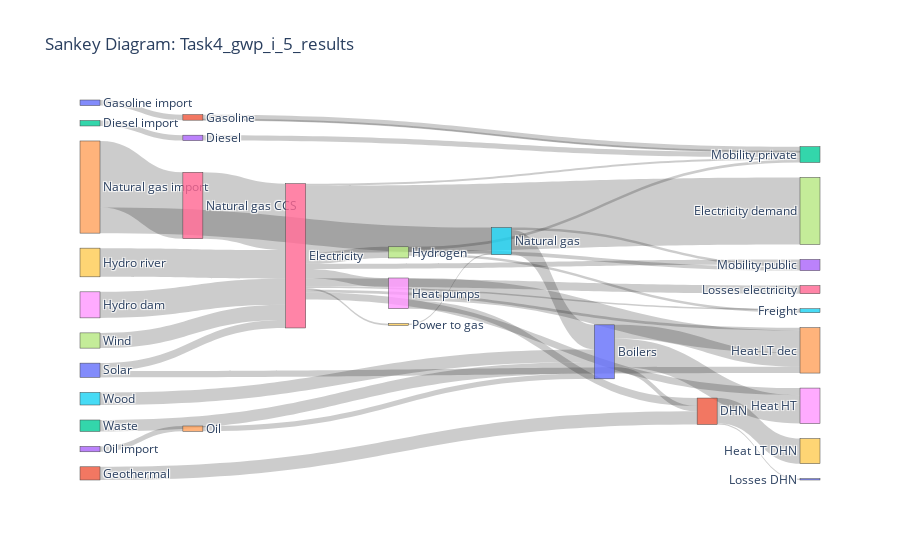

Notebook source saved alongside this figure:
### Code cell
make_sankey("Task4_gwp_i_5_results")

### Figure 1 — Plotly figure (JSON) as saved in the notebook; plotly's stock layout.template omitted (floating-point values rounded to 4 significant figures)
{"data": [{"link": {"label": ["Gasoline import → Gasoline", "Gasoline → Mobility private", "Gasoline → Mobility private", "Diesel import → Diesel", "Diesel → Mobility private", "Natural gas import → Natural gas", "Natural gas import → Natural gas CCS", "Natural gas → Mobility public", "Natural gas CCS → Electricity", "Natural gas → Boilers", "Wind → Electricity", "Hydro dam → Electricity", "Hydro river → Electricity", "Solar → Electricity", "Solar → Heat LT dec", "Geothermal → DHN", "Waste → Boilers", "Oil import → Oil", "Oil → Boilers", "Wood → Boilers", "Electricity → Mobility private", "Electricity → Mobility public", "Electricity → Freight", "Electricity → Losses electricity", "Electricity → Electricity demand", "Electricity → Heat pumps", "Electricity → Hydrogen", "Electricity → Heat LT dec", "Electricity → Heat HT", "Hydrogen → Mobility private", "Hydrogen → Mobility public", "Hydrogen → Freight", "Heat pumps → Heat LT dec", "Heat pumps → DHN", "Electricity → Power to gas", "Power to gas → Natural gas", "Boilers → Heat LT dec", "Boilers → DHN", "Boilers → Heat HT", "DHN → Heat LT DHN", "DHN → Losses DHN"], "source": [0, 1, 1, 2, 3, 4, 4, 5, 6, 5, 7, 8, 9, 10, 10, 11, 12, 13, 14, 15, 16, 16, 16, 16, 16, 16, 16, 16, 16, 17, 17, 17, 18, 18, 16, 19, 20, 20, 20, 21, 21], "target": [1, 22, 22, 3, 22, 5, 6, 23, 16, 20, 16, 16, 16, 16, 24, 21, 20, 14, 20, 20, 22, 23, 25, 26, 27, 18, 17, 24, 28, 22, 23, 25, 24, 21, 19, 5, 24, 21, 28, 29, 30], "value": [5.4, 4.46, 0.93, 5.29, 5.29, 25.1, 64.72, 2.41, 64.72, 23.97, 14.85, 25.38, 27.97, 7.73, 6.18, 12.88, 11.14, 5.22, 5.22, 12.28, 1.97, 4.9, 1.43, 7.9, 65.29, 9.23, 10.91, 2.66, 6.92, 2.7, 3.58, 2.45, 22.11, 7.73, 1.71, 1.28, 13.27, 5.15, 27.67, 24.47, 1.29]}, "node": {"label": ["Gasoline import", "Gasoline", "Diesel import", "Diesel", "Natural gas import", "Natural gas", "Natural gas CCS", "Wind", "Hydro dam", "Hydro river", "Solar", "Geothermal", "Waste", "Oil import", "Oil", "Wood", "Electricity", "Hydrogen", "Heat pumps", "Power to gas", "Boilers", "DHN", "Mobility private", "Mobility public", "Heat LT dec", "Freight", "Losses electricity", "Electricity demand", "Heat HT", "Heat LT DHN", "Losses DHN"], "line": {"width": 0.5}, "pad": 15, "thickness": 20}, "type": "sankey"}], "layout": {"font": {"size": 12}, "title": {"text": "Sankey Diagram: Task4_gwp_i_5_results"}}}
